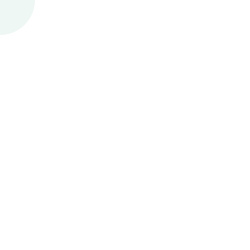
Frame 1 (no input)
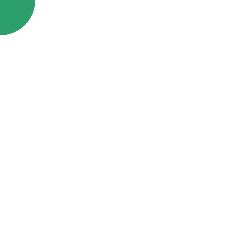
Frame 60 (the mouse pressed at the canvas centre just before this capture)
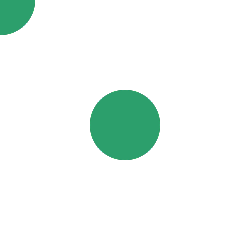
Frame 120 (the mouse held since frame 60 and released just before this capture)

The Processing sketch that drew these frames (run headless with seeded random() and noise(); from frame 60 on, the mouse is pressed at the canvas centre):

// Processing sketch: processing_18537
// ── processing_18537.pde

void setup () {
size(250,250);
background(255);
frameRate(20);
}
  
void draw() {
 if (keyPressed == true) {
    fill(255);
  } else {
    fill(#239866,20);
  }
  noStroke();
  ellipse (mouseX,mouseY,70,70);
}
                
                
